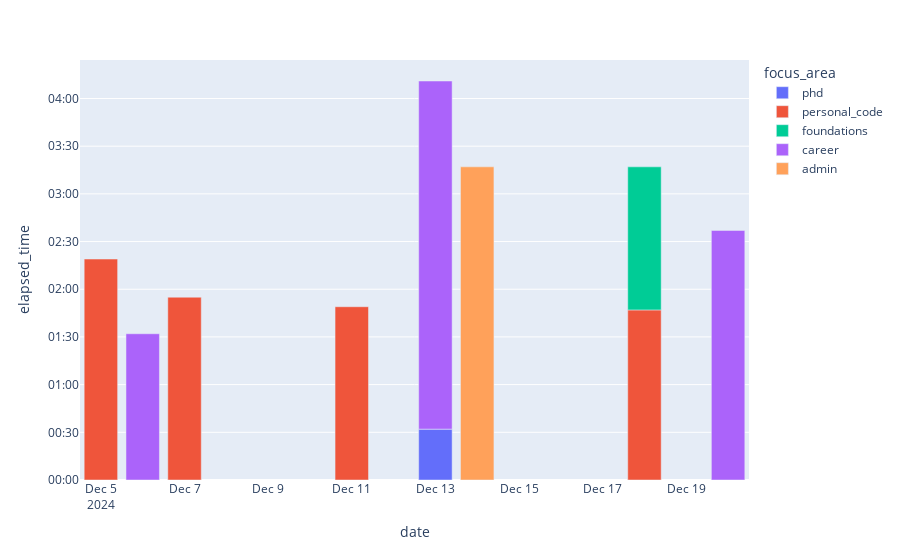

The code cell stored with this chart in its notebook:
### Code cell
fig = px.bar(df_pandas, x='date', y='elapsed_time', color="focus_area", hover_name="focus_area", hover_data={"date": True, "focus_area": False, "Time": True, "elapsed_time": False, "project": True})
fig.update_layout(yaxis={
        "tickmode": "array",
        "tickvals": tick_ints,
        "ticktext": tick_strings
})


fig.show()

### Figure 1 — Plotly figure (JSON) as saved in the notebook; plotly's stock layout.template omitted (floating-point values rounded to 4 significant figures)
{"data": [{"alignmentgroup": "True", "customdata": [["phd", "00:32", ["SERC"]]], "hovertemplate": "<b>%{hovertext}</b><br><br>date=%{x}<br>Time=%{customdata[1]}<br>project=%{customdata[2]}<extra></extra>", "hovertext": ["phd"], "legendgroup": "phd", "marker": {"color": "#636efa", "pattern": {"shape": ""}}, "name": "phd", "offsetgroup": "phd", "orientation": "v", "showlegend": true, "textposition": "auto", "type": "bar", "x": ["2024-12-13"], "xaxis": "x", "y": [1920000000000], "yaxis": "y"}, {"alignmentgroup": "True", "customdata": [["personal_code", "01:47", ["slowcial"]], ["personal_code", "02:19", ["time_logger"]], ["personal_code", "01:55", ["slowcial"]], ["personal_code", "01:49", ["time_logger"]]], "hovertemplate": "<b>%{hovertext}</b><br><br>date=%{x}<br>Time=%{customdata[1]}<br>project=%{customdata[2]}<extra></extra>", "hovertext": ["personal_code", "personal_code", "personal_code", "personal_code"], "legendgroup": "personal_code", "marker": {"color": "#EF553B", "pattern": {"shape": ""}}, "name": "personal_code", "offsetgroup": "personal_code", "orientation": "v", "showlegend": true, "textposition": "auto", "type": "bar", "x": ["2024-12-18", "2024-12-05", "2024-12-07", "2024-12-11"], "xaxis": "x", "y": [6420000000000, 8340000000000, 6900000000000, 6540000000000], "yaxis": "y"}, {"alignmentgroup": "True", "customdata": [["foundations", "01:30", ["probabilistic graphical models"]]], "hovertemplate": "<b>%{hovertext}</b><br><br>date=%{x}<br>Time=%{customdata[1]}<br>project=%{customdata[2]}<extra></extra>", "hovertext": ["foundations"], "legendgroup": "foundations", "marker": {"color": "#00cc96", "pattern": {"shape": ""}}, "name": "foundations", "offsetgroup": "foundations", "orientation": "v", "showlegend": true, "textposition": "auto", "type": "bar", "x": ["2024-12-18"], "xaxis": "x", "y": [5400000000000], "yaxis": "y"}, {"alignmentgroup": "True", "customdata": [["career", "02:37", ["summer24 job application"]], ["career", "03:39", ["summer24 job application"]], ["career", "01:32", ["building africa's cities summit"]]], "hovertemplate": "<b>%{hovertext}</b><br><br>date=%{x}<br>Time=%{customdata[1]}<br>project=%{customdata[2]}<extra></extra>", "hovertext": ["career", "career", "career"], "legendgroup": "career", "marker": {"color": "#ab63fa", "pattern": {"shape": ""}}, "name": "career", "offsetgroup": "career", "orientation": "v", "showlegend": true, "textposition": "auto", "type": "bar", "x": ["2024-12-20", "2024-12-13", "2024-12-06"], "xaxis": "x", "y": [9420000000000, 13140000000000, 5520000000000], "yaxis": "y"}, {"alignmentgroup": "True", "customdata": [["admin", "03:17", ["cee243"]]], "hovertemplate": "<b>%{hovertext}</b><br><br>date=%{x}<br>Time=%{customdata[1]}<br>project=%{customdata[2]}<extra></extra>", "hovertext": ["admin"], "legendgroup": "admin", "marker": {"color": "#FFA15A", "pattern": {"shape": ""}}, "name": "admin", "offsetgroup": "admin", "orientation": "v", "showlegend": true, "textposition": "auto", "type": "bar", "x": ["2024-12-14"], "xaxis": "x", "y": [11820000000000], "yaxis": "y"}], "layout": {"barmode": "relative", "legend": {"title": {"text": "focus_area"}, "tracegroupgap": 0}, "margin": {"t": 60}, "xaxis": {"anchor": "y", "domain": [0, 1], "title": {"text": "date"}}, "yaxis": {"anchor": "x", "domain": [0, 1], "tickmode": "array", "ticktext": ["00:00", "00:30", "01:00", "01:30", "02:00", "02:30", "03:00", "03:30", "04:00"], "tickvals": [0, 1800000000000, 3600000000000, 5400000000000, 7200000000000, 9000000000000, 10800000000000, 12600000000000, 14400000000000], "title": {"text": "elapsed_time"}}}}
